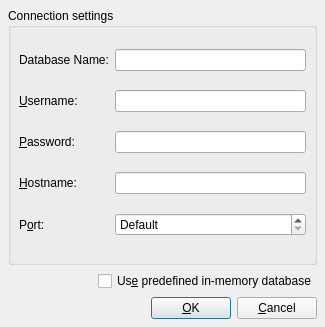
<?xml version="1.0" encoding="UTF-8"?>
<ui version="4.0">
 <class>SqlConnectionDialog</class>
 <widget class="QDialog" name="SqlConnectionDialog">
  <property name="geometry">
   <rect>
    <x>0</x>
    <y>0</y>
    <width>325</width>
    <height>327</height>
   </rect>
  </property>
  <property name="windowTitle">
   <string>Connect...</string>
  </property>
  <layout class="QVBoxLayout">
   <property name="spacing">
    <number>6</number>
   </property>
   <property name="margin">
    <number>8</number>
   </property>
   <item>
    <widget class="QGroupBox" name="connGroupBox">
     <property name="title">
      <string>Connection settings</string>
     </property>
     <layout class="QGridLayout">
      <property name="margin">
       <number>8</number>
      </property>
      <property name="spacing">
       <number>6</number>
      </property>
      <item row="1" column="0">
       <widget class="QLabel" name="textLabel4">
        <property name="text">
         <string>&amp;Username:</string>
        </property>
        <property name="buddy">
         <cstring>editUsername</cstring>
        </property>
       </widget>
      </item>
      <item row="0" column="1">
       <widget class="QLineEdit" name="editDatabase">
        <property name="text">
         <string/>
        </property>
       </widget>
      </item>
      <item row="4" column="1">
       <widget class="QSpinBox" name="portSpinBox">
        <property name="specialValueText">
         <string>Default</string>
        </property>
        <property name="minimum">
         <number>-1</number>
        </property>
        <property name="maximum">
         <number>65535</number>
        </property>
        <property name="value">
         <number>-1</number>
        </property>
       </widget>
      </item>
      <item row="0" column="0">
       <widget class="QLabel" name="textLabel3">
        <property name="text">
         <string>Database Name:</string>
        </property>
        <property name="buddy">
         <cstring>editDatabase</cstring>
        </property>
       </widget>
      </item>
      <item row="2" column="1">
       <widget class="QLineEdit" name="editPassword">
        <property name="text">
         <string/>
        </property>
        <property name="echoMode">
         <enum>QLineEdit::Password</enum>
        </property>
       </widget>
      </item>
      <item row="1" column="1">
       <widget class="QLineEdit" name="editUsername">
        <property name="text">
         <string/>
        </property>
       </widget>
      </item>
      <item row="3" column="1">
       <widget class="QLineEdit" name="editHostname"/>
      </item>
      <item row="3" column="0">
       <widget class="QLabel" name="textLabel5">
        <property name="text">
         <string>&amp;Hostname:</string>
        </property>
        <property name="buddy">
         <cstring>editHostname</cstring>
        </property>
       </widget>
      </item>
      <item row="4" column="0">
       <widget class="QLabel" name="textLabel5_2">
        <property name="text">
         <string>P&amp;ort:</string>
        </property>
        <property name="buddy">
         <cstring>portSpinBox</cstring>
        </property>
       </widget>
      </item>
      <item row="2" column="0">
       <widget class="QLabel" name="textLabel4_2">
        <property name="text">
         <string>&amp;Password:</string>
        </property>
        <property name="buddy">
         <cstring>editPassword</cstring>
        </property>
       </widget>
      </item>
     </layout>
    </widget>
   </item>
   <item>
    <layout class="QHBoxLayout">
     <property name="spacing">
      <number>6</number>
     </property>
     <property name="margin">
      <number>0</number>
     </property>
     <item>
      <spacer>
       <property name="orientation">
        <enum>Qt::Horizontal</enum>
       </property>
       <property name="sizeHint" stdset="0">
        <size>
         <width>40</width>
         <height>20</height>
        </size>
       </property>
      </spacer>
     </item>
     <item>
      <widget class="QCheckBox" name="dbCheckBox">
       <property name="text">
        <string>Us&amp;e predefined in-memory database</string>
       </property>
      </widget>
     </item>
    </layout>
   </item>
   <item>
    <layout class="QHBoxLayout">
     <property name="spacing">
      <number>6</number>
     </property>
     <property name="margin">
      <number>0</number>
     </property>
     <item>
      <spacer>
       <property name="orientation">
        <enum>Qt::Horizontal</enum>
       </property>
       <property name="sizeType">
        <enum>QSizePolicy::Expanding</enum>
       </property>
       <property name="sizeHint" stdset="0">
        <size>
         <width>20</width>
         <height>20</height>
        </size>
       </property>
      </spacer>
     </item>
     <item>
      <widget class="QPushButton" name="okButton">
       <property name="text">
        <string>&amp;OK</string>
       </property>
       <property name="default">
        <bool>true</bool>
       </property>
      </widget>
     </item>
     <item>
      <widget class="QPushButton" name="cancelButton">
       <property name="text">
        <string>&amp;Cancel</string>
       </property>
      </widget>
     </item>
    </layout>
   </item>
  </layout>
 </widget>
 <tabstops>
  <tabstop>editDatabase</tabstop>
  <tabstop>editUsername</tabstop>
  <tabstop>editPassword</tabstop>
  <tabstop>editHostname</tabstop>
  <tabstop>portSpinBox</tabstop>
  <tabstop>dbCheckBox</tabstop>
  <tabstop>okButton</tabstop>
  <tabstop>cancelButton</tabstop>
 </tabstops>
 <resources/>
 <connections/>
</ui>
